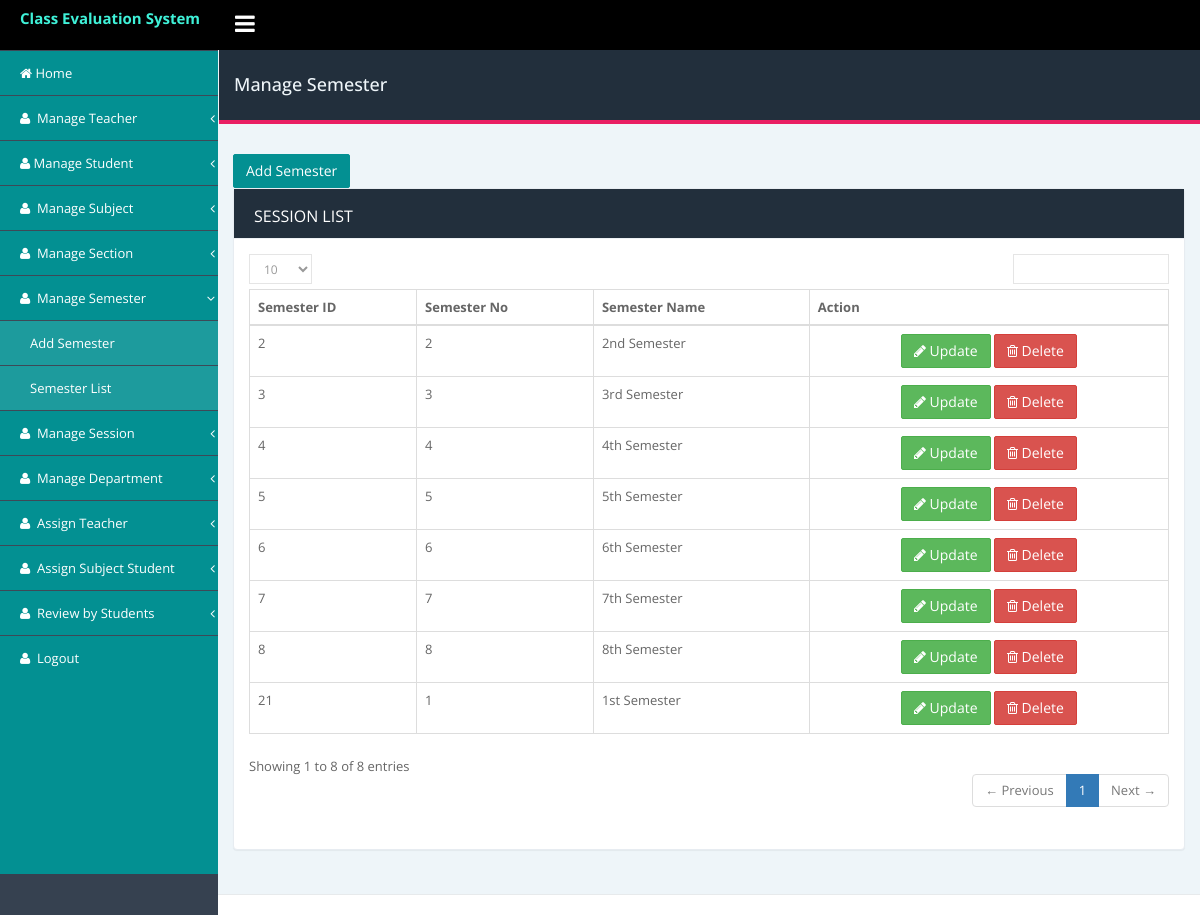
The app's page /admin/semester/semester_list.php (signed in) with its own data.
### tables this page shows
CREATE TABLE `semester` (
  `id` int(11) NOT NULL,
  `semester_no` int(11) DEFAULT NULL,
  `semester_name` varchar(150) DEFAULT NULL,
  `status` tinyint(4) DEFAULT '1',
  `created_at` datetime DEFAULT NULL,
  `updated_at` timestamp NULL DEFAULT CURRENT_TIMESTAMP ON UPDATE CURRENT_TIMESTAMP
);

### admin/semester/semester_list.php (the view, shortened to what this page needs)
<?php include('../includes/db/connection_db.php');?>
<!DOCTYPE html>
<html lang="en">
    <head>
    <?php include('../includes/head_link.php');?>
    </head>
    <body class="fixed-top">
        <div id="wrapper">
           <?php include('../includes/nav_header.php');?>
            <div class="page-container">
                <?php include('../includes/left_sidebar.php');?>
                <div class="page-content-wrapper">
                     <div class="content-wrapper container">
                        <div class="row">
                            <div class="col-sm-12">
                                <div class="page-title">
                                    <div class="row">
                                        <h4 class="pull-left">Manage Semester</h4>
                                    </div>
                                </div>
                            </div>
                        </div>
                        <a href="add_semester.php" class="btn btn-primary">Add Semester</a>
                        <div class="row">
                            <div class="col-md-12">
                                <div class="panel panel-card recent-activites">
                                    <div class="panel-heading">
                                       Session List
                                    </div>
                                    <div class="panel-body">
                                        <div class="table-responsive">
                                            <table id="basic-datatables" class="table table-bordered">
                                                <thead>
                                                    <tr>
                                                        <th> Semester ID</th>
                                                        <th> Semester No</th>
                                                        <th> Semester Name</th>
                                                        <th> Action</th>
                                                    </tr>
                                                </thead>
                                                <tbody>
                                                   <?php
                                                     	$sql = "SELECT * from semester where status = 1";
                                                        $result = $conn->query($sql);
                                                        if ($result->num_rows > 0) {
                                                        while($row = $result->fetch_assoc()) { ?>
                                                        <tr>
                                                            <td><?php echo $row['id'];?></td>
                                                            <td><?php echo $row['semester_no'];?></td>
                                                            <td><?php echo $row['semester_name'];?>
                                                            </td>
                                                    <td class="text-center">
                                                        <a href="update_semester.php?id=<?php echo $row['id']?>"class="btn btn-success">
                                                        <i class="fa fa-pencil"></i> Update
                                                        </a>
                                                        <a onclick="return confirm('Are you sure want to delete')" href="<?=$base?>/sql/delete_sql.php?delete=delete_semester&&id=<?php echo $row['id']?>" data-toggle="tooltip" title="" class="btn btn-danger" data-original-title="Delete">
                                                            <i class="fa fa-trash-o"></i> Delete
                                                        </a>
                                                    </td>
                                                        </tr>
                                                    <?php }  } ?>
                                                </tbody>
                                            </table>
                                        </div>
                                    </div>
                                </div>
                            </div>
                        </div>
                    </div>
                   <?php include('../includes/footer.php');?>
            </div>
        </div>
    </body>
</html>

### admin/includes/head_link.php (shortened to what this page needs)
<head>
    <?php $base='http://localhost/ces/admin';?>
        <link href="https://maxcdn.bootstrapcdn.com/bootstrap/3.2.0/css/bootstrap.min.css" rel="stylesheet" type="text/css" />
        <link href="https://cdnjs.cloudflare.com/ajax/libs/bootstrap-datepicker/1.3.0/css/datepicker.css" rel="stylesheet" type="text/css" />
        <link href="<?=$base?>/assets/plugins/metis-menu/metisMenu.min.css" rel="stylesheet" type="text/css" />
        <link href="<?=$base?>/assets/plugins/font-awesome/css/font-awesome.min.css" rel="stylesheet" type="text/css" />
        <link href="<?=$base?>/assets/plugins/simple-line-icons-master/css/simple-line-icons.css" rel="stylesheet" type="text/css" />
        <link href="<?=$base?>/assets/plugins/animate/animate.css" rel="stylesheet" type="text/css" />
        <link href="<?=$base?>/assets/plugins/select/select.css" type="text/css" rel="stylesheet">
        <link href="<?=$base?>/assets/plugins/c3/c3.min.css" rel="stylesheet">
        <link href="<?=$base?>/assets/plugins/widget/widget.css" rel="stylesheet">
        <link href="<?=$base?>/assets/css/style.css" rel="stylesheet" type="text/css" />
        <link href="<?=$base?>/assets/css/theme/dark.css" rel="stylesheet" type="text/css" />
        <link href="<?=$base?>/assets/css/theme/dark.css" rel="stylesheet" type="text/css" />
        <link href="<?=$base?>/assets/css/star-rating.css" media="all" rel="stylesheet" type="text/css"/>

### admin/includes/nav_header.php (shortened to what this page needs)
<div class="page-header navbar navbar-fixed-top">
      <div class="page-header-inner ">
          <div class="page-logo" style="font-size: 15px;">
              <a href="index.php">
       Class Evaluation System</a>
          </div>
          <div class="menu-toggler sidebar-toggler">
              <a href="javascript:;" class="navbar-minimalize minimalize-styl-2  pull-left "><i class="fa fa-bars"></i></a>
          </div>
          </div>
      </div>
  </div>

### admin/includes/left_sidebar.php (shortened to what this page needs)
<aside class="sidebar">
                 <nav class="sidebar-nav">
                     <ul class="metismenu" id="menu">
                         <li class="active">
                             <a href="http://localhost/ces/admin/dashboard.php"><i class="fa fa-home"></i>&nbsp;Home</a>
                         </li>
                         <?php
                         if($_SESSION['user_type'] == 1) : ?>
                         <li class="<?php echo ((basename($_SERVER['SCRIPT_FILENAME'])=='add_teacher.php' || basename($_SERVER['SCRIPT_FILENAME'])=='teacher_list.php')) ? 'active open' : '' ?>">
                             <a href="#"><i class="fa fa-user"></i> <span class="nav-label"> &nbsp;Manage Teacher</span><span class="fa arrow"></span></a>
                         </li>
                         <li class="<?php echo ((basename($_SERVER['SCRIPT_FILENAME'])=='add_student.php' || basename($_SERVER['SCRIPT_FILENAME'])=='student_list.php')) ? 'active open' : '' ?>">
                             <a href="#"><i class="fa fa-user"></i> <span class="nav-label">Manage Student</span><span class="fa arrow"></span></a>
                         </li>
                         <li class="<?php echo ((basename($_SERVER['SCRIPT_FILENAME'])=='add_subject.php' || basename($_SERVER['SCRIPT_FILENAME'])=='subject_list.php')) ? 'active open' : '' ?>">
                             <a href="#"><i class="fa fa-user"></i> <span class="nav-label"> &nbsp;Manage  Subject</span><span class="fa arrow"></span></a>
                         </li>
                         <li class="<?php echo ((basename($_SERVER['SCRIPT_FILENAME'])=='add_section.php' || basename($_SERVER['SCRIPT_FILENAME'])=='section_list.php')) ? 'active open' : '' ?>">
                             <a href="#"><i class="fa fa-user"></i> <span class="nav-label"> &nbsp;Manage Section</span><span class="fa arrow"></span></a>
                         </li>
                         <li class="<?php echo ((basename($_SERVER['SCRIPT_FILENAME'])=='add_semester.php' || basename($_SERVER['SCRIPT_FILENAME'])=='semester_list.php')) ? 'active open' : '' ?>">
                             <a href="#"><i class="fa fa-user"></i> <span class="nav-label"> &nbsp;Manage Semester</span><span class="fa arrow"></span></a>
                             <ul class="nav nav-second-level collapse">
                                 <li><a href="<?=$base?>/semester/add_semester.php">Add Semester</a></li>
                                 <li><a href="<?=$base?>/semester/semester_list.php">Semester List</a></li>
                             </ul>
                         </li>
                             <li class="<?php echo ((basename($_SERVER['SCRIPT_FILENAME'])=='add_session.php' || basename($_SERVER['SCRIPT_FILENAME'])=='session_list.php')) ? 'active open' : '' ?>">
                                 <a href="#"><i class="fa fa-user"></i> <span class="nav-label"> &nbsp;Manage  Session</span><span class="fa arrow"></span></a>
                             </li>
                         <li class="<?php echo ((basename($_SERVER['SCRIPT_FILENAME'])=='add_department.php' || basename($_SERVER['SCRIPT_FILENAME'])=='department_list.php')) ? 'active open' : '' ?>">
                             <a href="#"><i class="fa fa-user"></i> <span class="nav-label"> &nbsp;Manage Department</span><span class="fa arrow"></span></a>
                         </li>
                         <li class="<?php echo ((basename($_SERVER['SCRIPT_FILENAME'])=='assign_teacher.php' || basename($_SERVER['SCRIPT_FILENAME'])=='assign_teacher_list.php')) ? 'active open' : '' ?>">
                             <a href="#"><i class="fa fa-user"></i> <span class="nav-label"> &nbsp;Assign Teacher</span><span class="fa arrow"></span></a>
                         </li>
                         <li class="<?php echo (basename($_SERVER['SCRIPT_FILENAME'])=='assign_subject_student.php') ? 'active open' : '' ?>">
                             <a href="#"><i class="fa fa-user"></i> <span class="nav-label"> &nbsp;Assign Subject Student</span><span class="fa arrow"></span></a>
                         </li>
                         <li class="<?php echo (basename($_SERVER['SCRIPT_FILENAME'])=='review_list.php') ? 'active open' : '' ?>">
                             <a href="#"><i class="fa fa-user"></i> <span class="nav-label"> &nbsp;Review by Students</span><span class="fa arrow"></span></a>
                         </li>
                         <?php
                         endif; ?>
                         <li class=""><a href="<?=$base?>/logout.php"><i class="fa fa-user"></i> <span class="nav-label"> &nbsp;Logout</span></a></li>
                     </ul>
                 </nav>
             </aside>

### admin/includes/footer.php (shortened to what this page needs)
<div class="footer">

### admin/assets/css/style.css (style rules this page uses)
body { font-family: 'Open Sans', sans-serif; font-size: 13px; line-height: 1.42857143; color: #666; background-color: #f5f5f5; min-height: 100%; margin: 0px; padding: 0px; line-height: 24px; overflow-x: hidden; font-weight: 400; }
a { color: #3ff1d8; text-decoration: none; }
.table-responsive { min-height: .01%; overflow-x: hidden; }
.btn-primary { color: #fff; background-color: #36c6d3; border-color: #039092; }
.btn:not(.btn-raised).btn-primary, .input-group-btn .btn:not(.btn-raised).btn-primary { color: #fff; }
.panel { min-width:250px; }
.btn { text-transform: capitalize; font-weight: 400; letter-spacing: 0px; border-radius:2px; -webkit-border-radius: 2px; }
.btn-primary { background-color: #039092; }
.fixed-top .page-container { margin-top: 50px; }
.page-container { margin: 0; padding: 0; position: relative; }
.content-wrapper.container { width: 100%; }
.page-title { margin: 0px; margin-left: -14px; margin-right: -15px; padding-left: 30px; padding-right: 30px; padding-top: 15px; padding-bottom: 15px; margin-bottom: 30px; background-color: #222f3c; color:#eef5f9!important; border-bottom: 4px solid #E91E63; }
.footer { background: none repeat scroll 0 0 white; border-top: 1px solid #e7eaec; bottom: 0; left: 0; padding: 10px 20px; position: absolute; right: 0; }
.content-wrapper.container { padding-bottom:45px; }
.sidebar-toggler { float: left; padding: 11px 0px; color: #fff; font-size: 23px; }
.menu-toggler a { color:#fff; }
.page-header.navbar { width: 100%; margin: 0; border: 0; padding: 0; height: 50px; min-height: 50px; filter: none; background-image: none; }
.page-header.navbar .page-logo { float: left; display: block; width: 235px; line-height: 2.5; font-weight: bold; height: 50px; padding-left: 20px; padding-right: 20px; }
.sidebar-nav { background-color: #039092; }
.sidebar-nav ul { padding: 0; margin: 0; list-style: none; }
.sidebar-nav a, .sidebar-nav a:hover, .sidebar-nav a:focus, .sidebar-nav a:active { outline: none; }
.sidebar-nav ul li, .sidebar-nav ul a { display: block; }
.sidebar-nav ul a { padding: 10px 20px; color: #aaa; }
.sidebar-nav ul ul a { padding: 10px 30px; background-color: rgba(255, 255, 255, 0.1); }
@media (min-width: 992px) { .sidebar { width: 235px; position: fixed; overflow-y: scroll; height: 100%; overflow-x: hidden; background: #364150; } }
.page-content-wrapper { margin-left: 218px; margin-top: 0; min-height: 600px; background: #eef5f9; position: relative; }
.panel { border: 1px solid #e7ecf1!important; border-radius: 0px; }
.panel-heading { border-bottom: 1px solid #eef1f5; padding: 15px 20px 10px; border-top-left-radius: 0px; border-top-right-radius: 0px; font-size: 16px; text-transform:uppercase; }
[class*="panel-"] > .panel-heading { border: 0; border-bottom: 1px solid #eef1f5; background-color: #222f3c; color: #fff; }
.panel { margin-bottom: 20px; background-color: #fff; border: 1px solid transparent; border-radius: 4px; -webkit-box-shadow: 0 1px 1px rgba(0,0,0,.05); box-shadow: 0 1px 1px rgba(0,0,0,.05); }

### admin/assets/css/theme/dark.css (style rules this page uses)
.page-header.navbar { background:#000; }
.sidebar-nav ul a, .page-sidebar-closed.page-sidebar-fixed .page-sidebar:hover .page-sidebar-menu>li>a { border-top: 1px solid #3d4957; color: #fff; }
.metismenu .arrow { float: right; line-height: 26px; }

### records on screen
semester: id "2", semester_no "2", semester_name "2nd Semester"
semester: id "3", semester_no "3", semester_name "3rd Semester"
semester: id "4", semester_no "4", semester_name "4th Semester"
semester: id "5", semester_no "5", semester_name "5th Semester"
semester: id "6", semester_no "6", semester_name "6th Semester"
semester: id "7", semester_no "7", semester_name "7th Semester"
semester: id "8", semester_no "8", semester_name "8th Semester"
semester: id "21", semester_no "1", semester_name "1st Semester"
